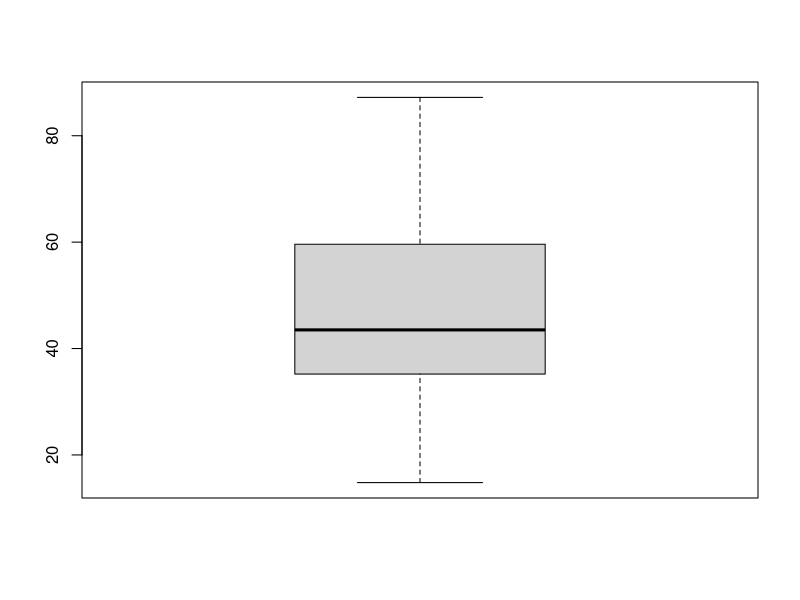
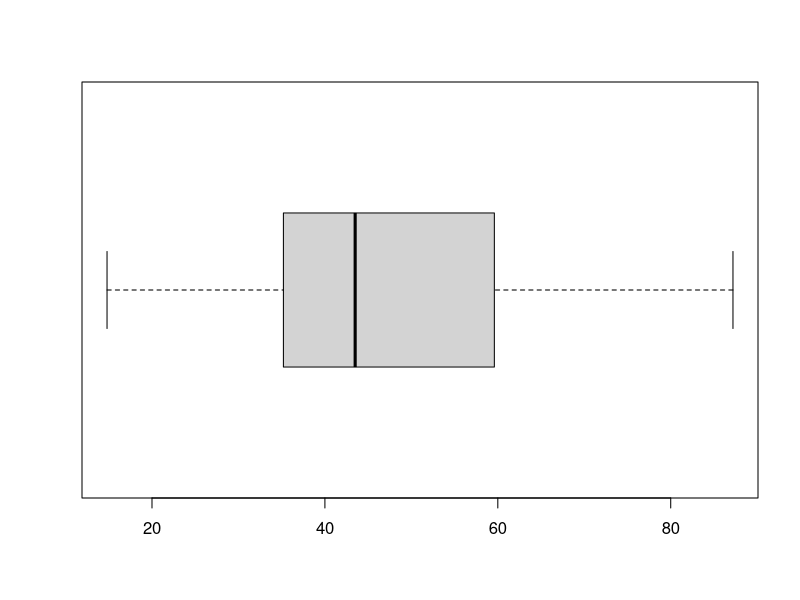
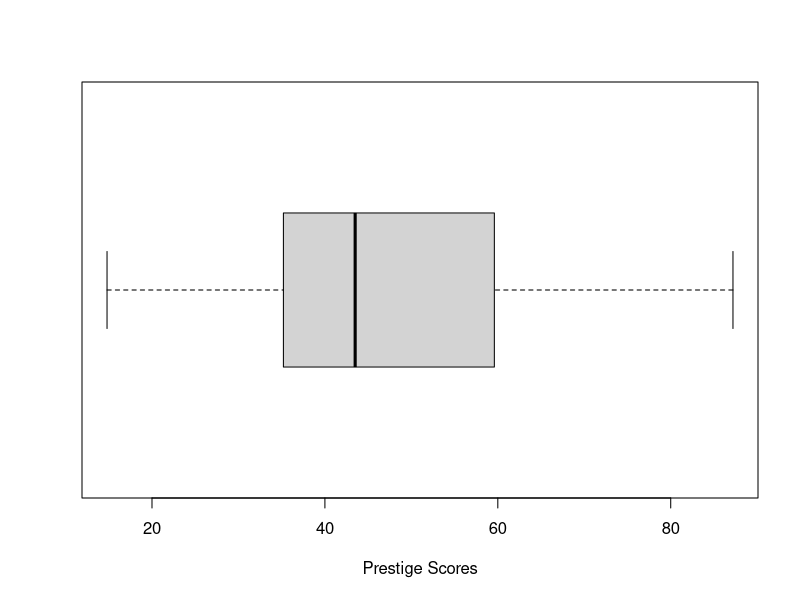
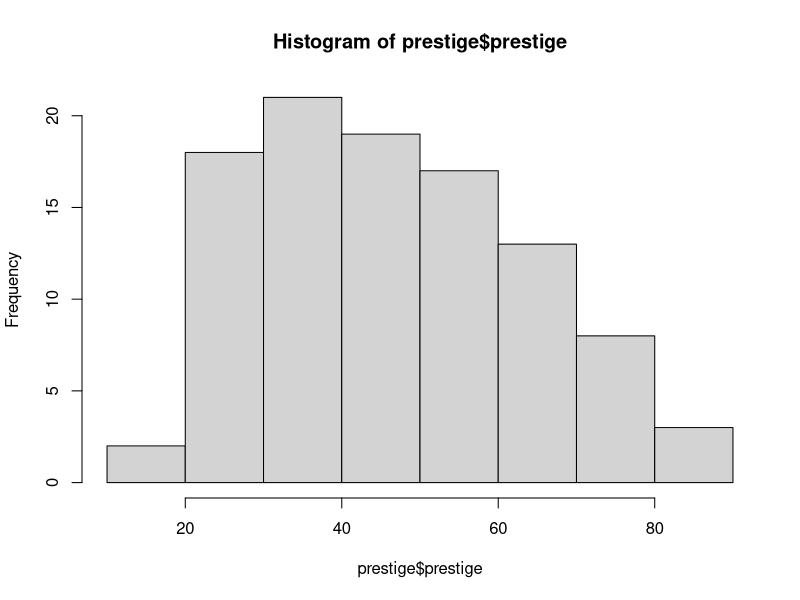
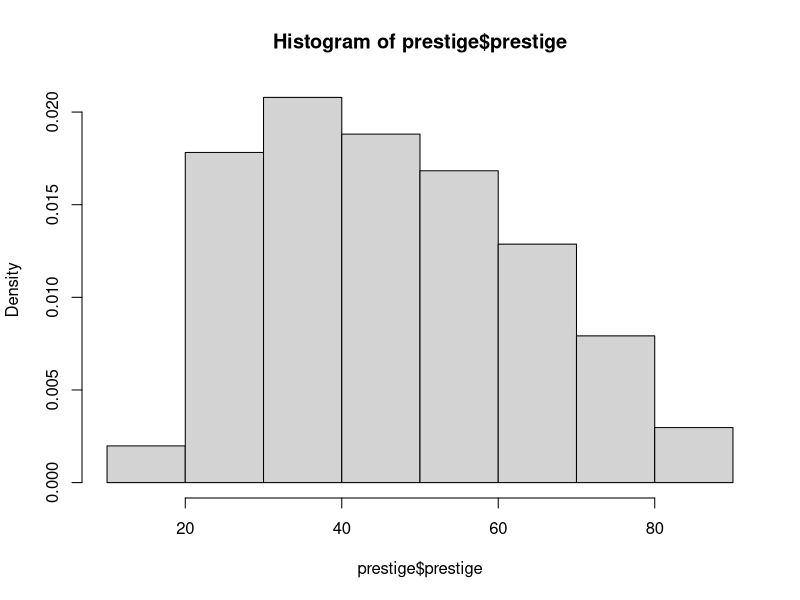
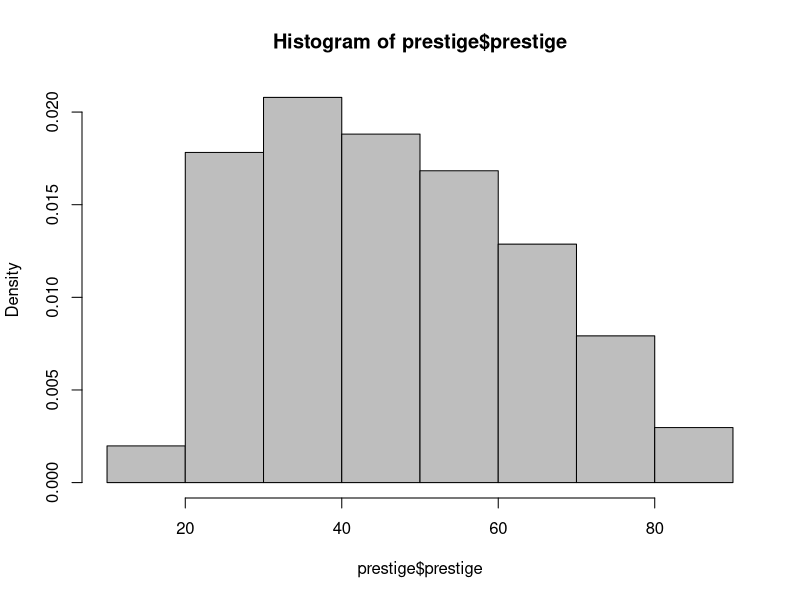
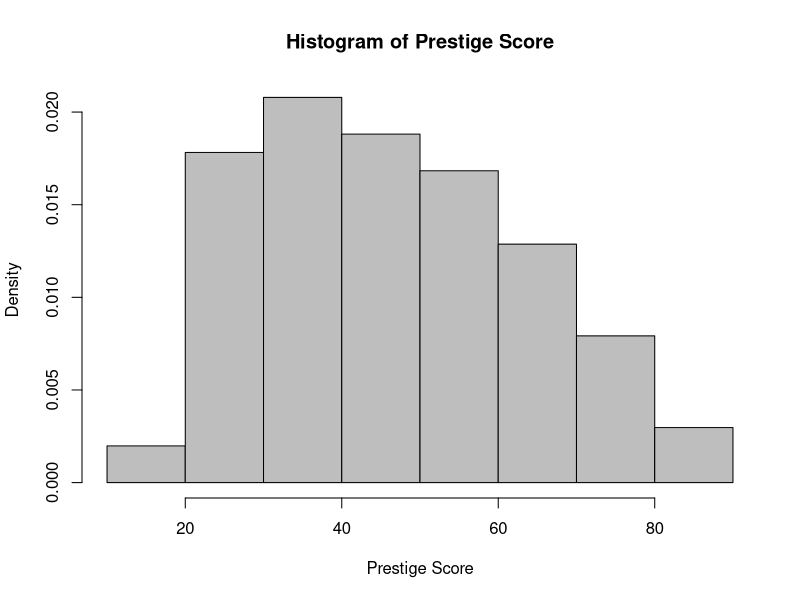
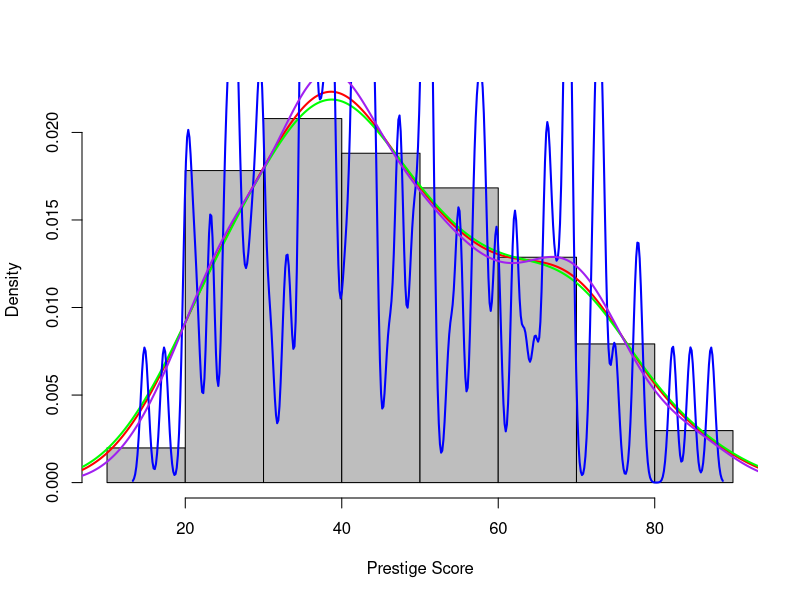

These charts were generated, in order, by the following R code:
####################################################################################
### Exploratory Data Analysis - Minimal and complete code from slides 
### Author: Chris Galbraith, Micah Jackson
####################################################################################

install.packages('vioplot', dependencies=TRUE)
library(vioplot)

## Data Frame Review
myDF <- data.frame(names=c('Albert', 'Bianca', 'Cat'), height=c(71, 57, 64), female=c(0,1,1))


## str()
str(mean)
str(matrix)
str(sample)


## str()
str(myDF)

prestige <- read.table(file = here::here("data", "prestige_v2.csv"), 
                       sep=",", 
                       header=TRUE, 
                       row.names=1)
str(prestige)


## 5 number summary
summary(prestige)


## boxplots
boxplot(prestige$prestige)
boxplot(prestige$prestige, horizontal=TRUE)
boxplot(prestige$prestige, horizontal=TRUE, xlab='Prestige Scores')


## Histograms
hist(prestige$prestige)
hist(prestige$prestige, freq = FALSE)
hist(prestige$prestige, freq = FALSE, 
  col = "grey")
hist(prestige$prestige, freq = FALSE, 
     col = "grey",
     main = "Histogram of Prestige Score",
     xlab = "Prestige Score")


## Histogram with overlaid density 
hist(prestige$prestige, freq=FALSE, col = "grey", main = "", xlab = "Prestige Score", ylim=c(0,0.022))
lines(density(prestige$prestige, bw='nrd0'), col = "red", lwd = 2)
lines(density(prestige$prestige, bw='SJ'), col = "green", lwd = 2)
lines(density(prestige$prestige, bw=0.5), col = "blue", lwd = 2)
lines(density(prestige$prestige, bw=5), col = "purple", lwd = 2)


## Violin Plots
vioplot(prestige$prestige)
vioplot(prestige$prestige, horizontal=TRUE, col='dodgerblue2',
  names='Prestige Scores')


## Overlay histograms
pp <- prestige$prestige
hist(pp[prestige$type=='bc'], breaks=10, main='Histograms of Prestige Scores by Job Type',
  xlab='Prestige Scores', col='dodgerblue2')
hist(pp[prestige$type=='wc'], breaks=10, col='green')
hist(pp[prestige$type=='prof'], breaks=10, col='purple')

hist(pp[prestige$type=='bc'], breaks=10, main='Histograms of Prestige Scores by Job Type',
  xlab='Prestige Scores', col=adjustcolor('dodgerblue2',.4), xlim=c(0,100))
hist(pp[prestige$type=='wc'], breaks=10, col=adjustcolor('green', .4), add=TRUE)
hist(pp[prestige$type=='prof'], breaks=10, col=adjustcolor('purple', .4), add=TRUE)


## Adding lines
abline(v=mean(pp[prestige$type=='bc']), lwd=2, col='dodgerblue2')
abline(v=mean(pp[prestige$type=='wc']), lwd=2, col='green')
abline(v=mean(pp[prestige$type=='prof']), lwd=2, col='purple')


## Adding legends
legend("topright", legend = c("BC", "WC", "PROF"),
  col = c("dodgerblue2", "green", "purple"), lty = 1, lwd = 2, bty = "n")


## Grouped Violin plots
vioplot(pp[prestige$type=='bc'], pp[prestige$type=='wc'], pp[prestige$type=='prof'],
  horizontal=TRUE, names=c('BC', 'WC', 'PROF'))

## Scatterplots
plot(x = prestige$education, y = prestige$prestige, pch = 20,
  main = "Prestige Score by Education",
  xlab = "Avg. Years of Education", ylab = "Prestige Score")


## Scatterplots, contd.
abline(reg = lm(prestige ~ education, data = prestige),
  col = "green", lwd = 2)  # linear regression

lines(lowess(x = prestige$education, y = prestige$prestige),
  col = "red", lwd = 2)  # smoother

legend("topleft", legend = c("Regression Line", "Smoother"),
  col = c("green", "red"), lwd = c(2,2), lty = 1, bty = "n")


## Scatterplot Matrices
library(car)
scatterplotMatrix( prestige[ ,c("prestige","education","income","women")] )
